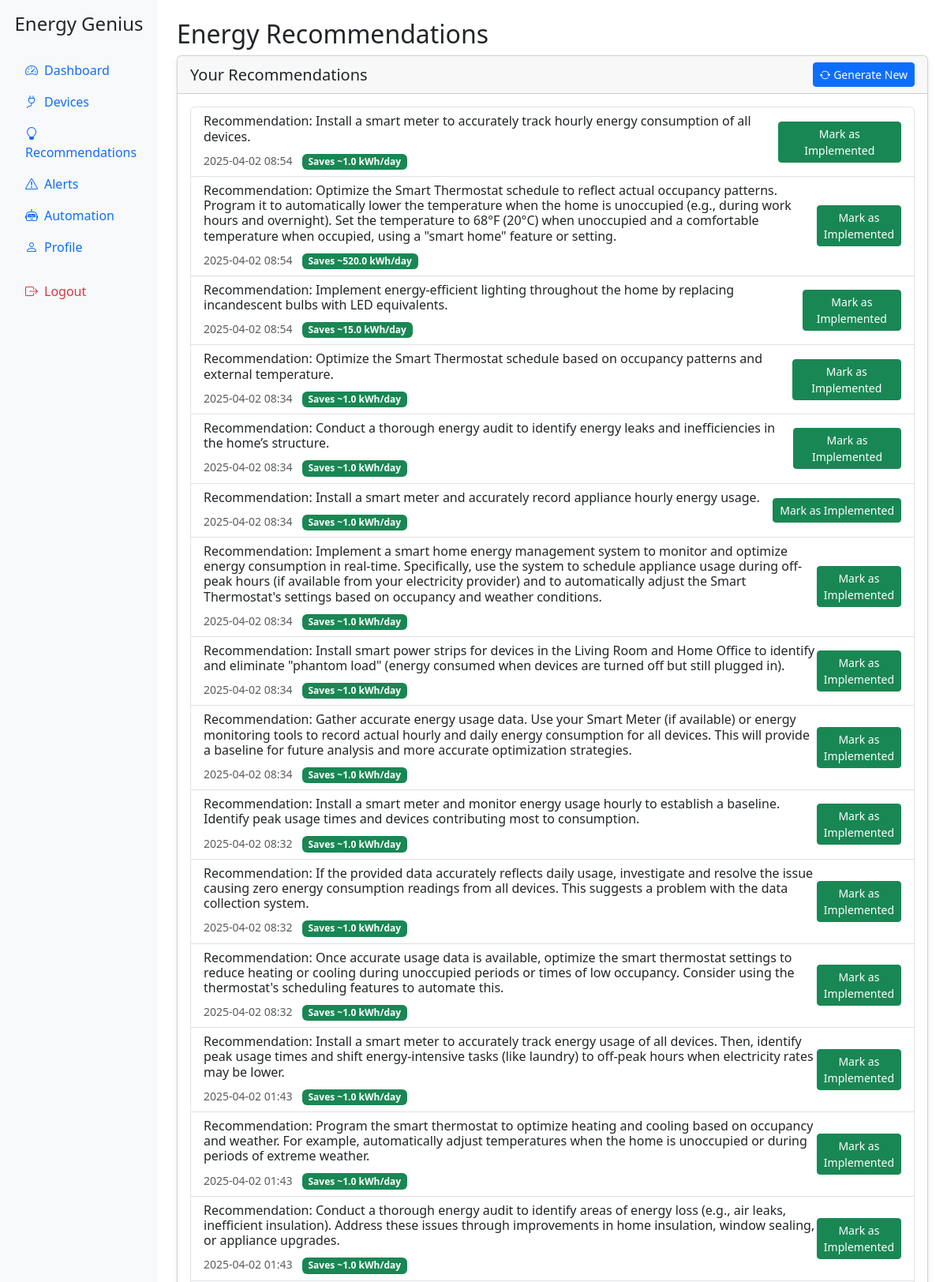
Page /recommendations (signed in, upper part) on the committed database.
### electric2/app.py (models this page shows)
class Recommendation(db.Model):
    id = db.Column(db.Integer, primary_key=True)
    timestamp = db.Column(db.DateTime, default=datetime.utcnow)
    message = db.Column(db.Text, nullable=False)
    impact = db.Column(db.Float)  # estimated kWh savings
    implemented = db.Column(db.Boolean, default=False)
    user_id = db.Column(db.Integer, db.ForeignKey('user.id'), nullable=False)

### electric2/app.py (the view)
@app.route('/recommendations')
@login_required
def recommendations():
    recommendations = Recommendation.query.filter_by(user_id=current_user.id).order_by(Recommendation.timestamp.desc()).all()
    return render_template('recommendations.html', recommendations=recommendations)

### electric2/app.py (called while the page is built)
@login_manager.user_loader
def load_user(user_id):
    return User.query.get(int(user_id))

### electric2/templates/recommendations.html (shortened to what this page needs)
{% extends "base.html" %}
{% block header %}Energy Recommendations{% endblock %}
{% block content %}
<div class="card">
    <div class="card-header d-flex justify-content-between align-items-center">
        <h5 class="mb-0">Your Recommendations</h5>
        <form method="POST" action="{{ url_for('generate_recommendations_api') }}" class="d-inline">
            <button type="submit" class="btn btn-primary btn-sm">
                <i class="bi bi-arrow-repeat"></i> Generate New
            </button>
        </form>
    </div>
    <div class="card-body">
        <div class="list-group">
            {% for recommendation in recommendations %}
            <div class="list-group-item">
                <div class="d-flex justify-content-between align-items-center">
                    <div>
                        <h6>{{ recommendation.message }}</h6>
                        <small class="text-muted">{{ recommendation.timestamp.strftime('%Y-%m-%d %H:%M') }}</small>
                        {% if recommendation.impact %}
                        <span class="badge bg-success ms-2">Saves ~{{ "%.1f"|format(recommendation.impact) }} kWh/day</span>
                        {% endif %}
                    </div>
                    {% if not recommendation.implemented %}
                    <form method="POST" action="{{ url_for('implement_recommendation', rec_id=recommendation.id) }}">
                        <button type="submit" class="btn btn-sm btn-success">Mark as Implemented</button>
                    </form>
                    {% else %}
                    <span class="badge bg-secondary">Implemented</span>
                    {% endif %}
                </div>
            </div>
            {% endfor %}
        </div>
    </div>
</div>
{% endblock %}

### electric2/templates/base.html (style rules this page uses)
.card { margin-bottom: 20px; box-shadow: 0 4px 6px rgba(0, 0, 0, 0.1); }

### rows in the picture
Recommendation: message "Recommendation: Install a smart meter to accurately track hourly energy consumption of all devices.", timestamp "2025-04-02 08:54", impact "1.0"
Recommendation: message "Recommendation: Optimize the Smart Thermostat schedule to reflect actual occupancy patterns. Program it to automatically lower the temperature when the home is unoccupied (e.g., during work hours and overnight). Set the temperature to 68°F (20°C) when unoccupied and a comfortable temperature when occupied, using a \"smart home\" feature or setting.", timestamp "2025-04-02 08:54", impact "520.0"
Recommendation: message "Recommendation: Implement energy-efficient lighting throughout the home by replacing incandescent bulbs with LED equivalents.", timestamp "2025-04-02 08:54", impact "15.0"
Recommendation: message "Recommendation: Optimize the Smart Thermostat schedule based on occupancy patterns and external temperature.", timestamp "2025-04-02 08:34", impact "1.0"
Recommendation: message "Recommendation: Conduct a thorough energy audit to identify energy leaks and inefficiencies in the home’s structure.", timestamp "2025-04-02 08:34", impact "1.0"
Recommendation: message "Recommendation: Install a smart meter and accurately record appliance hourly energy usage.", timestamp "2025-04-02 08:34", impact "1.0"
Recommendation: message "Recommendation: Implement a smart home energy management system to monitor and optimize energy consumption in real-time. Specifically, use the system to schedule appliance usage during off-peak hours (if available from your electricity provider) and to automatically adjust the Smart Thermostat's settings based on occupancy and weather conditions.", timestamp "2025-04-02 08:34", impact "1.0"
Recommendation: message "Recommendation: Install smart power strips for devices in the Living Room and Home Office to identify and eliminate \"phantom load\" (energy consumed when devices are turned off but still plugged in).", timestamp "2025-04-02 08:34", impact "1.0"
Recommendation: message "Recommendation: Gather accurate energy usage data. Use your Smart Meter (if available) or energy monitoring tools to record actual hourly and daily energy consumption for all devices. This will provide a baseline for future analysis and more accurate optimization strategies.", timestamp "2025-04-02 08:34", impact "1.0"
Recommendation: message "Recommendation: Install a smart meter and monitor energy usage hourly to establish a baseline. Identify peak usage times and devices contributing most to consumption.", timestamp "2025-04-02 08:32", impact "1.0"
Recommendation: message "Recommendation: If the provided data accurately reflects daily usage, investigate and resolve the issue causing zero energy consumption readings from all devices. This suggests a problem with the data collection system.", timestamp "2025-04-02 08:32", impact "1.0"
Recommendation: message "Recommendation: Once accurate usage data is available, optimize the smart thermostat settings to reduce heating or cooling during unoccupied periods or times of low occupancy. Consider using the thermostat's scheduling features to automate this.", timestamp "2025-04-02 08:32", impact "1.0"
Recommendation: message "Recommendation: Install a smart meter to accurately track energy usage of all devices. Then, identify peak usage times and shift energy-intensive tasks (like laundry) to off-peak hours when electricity rates may be lower.", timestamp "2025-04-02 01:43", impact "1.0"
Recommendation: message "Recommendation: Program the smart thermostat to optimize heating and cooling based on occupancy and weather. For example, automatically adjust temperatures when the home is unoccupied or during periods of extreme weather.", timestamp "2025-04-02 01:43", impact "1.0"
Recommendation: message "Recommendation: Conduct a thorough energy audit to identify areas of energy loss (e.g., air leaks, inefficient insulation). Address these issues through improvements in home insulation, window sealing, or appliance upgrades.", timestamp "2025-04-02 01:43", impact "1.0"
